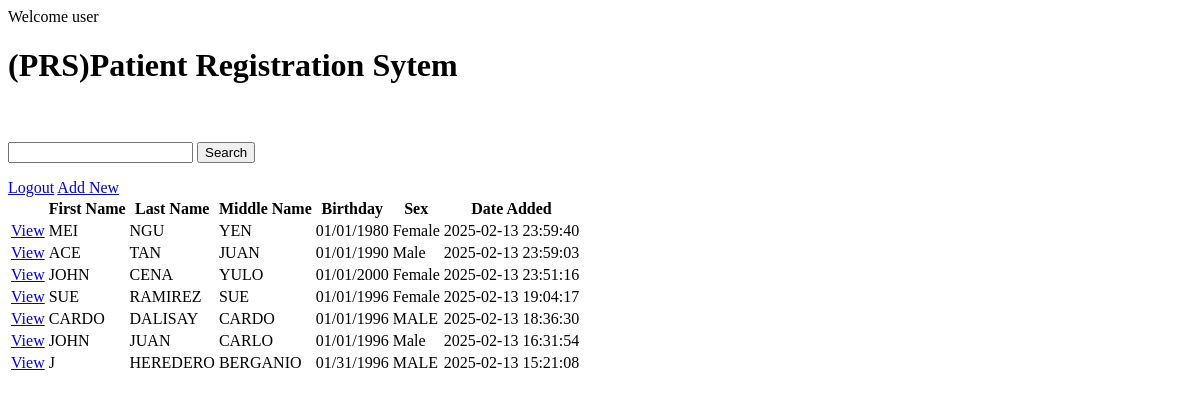
Page /index.php (signed in) on the committed database.
### tables this page shows
CREATE TABLE `patient_list` (
  `id` int(11) NOT NULL,
  `first_name` varchar(50) NOT NULL,
  `last_name` varchar(50) NOT NULL,
  `middle_name` varchar(50) NOT NULL,
  `birthday` varchar(10) NOT NULL,
  `sex` varchar(6) NOT NULL,
  `added_at` datetime NOT NULL DEFAULT current_timestamp()
);

### index.php (the view, shortened to what this page needs)
<?php
if(isset($_SESSION['UserLogin'])){
    echo "Welcome ".$_SESSION['UserLogin'];
} else{
    echo "Welcome Guest";
}
$con = connection();
$sql = "SELECT * FROM patient_list ORDER BY id DESC";
$patientlist = $con->query($sql) or die ($con->error);
$row = $patientlist->fetch_assoc();
?>
<!DOCTYPE html>
<html lang="en">
<head>
    <link rel="stylesheet" href="css/style.css">
</head>
<body>
    <h1>(PRS)Patient Registration Sytem</h1>
    <br/>
    <br/>
    <form action="result.php" method="get">
        <input type="text" name="search" id="search">
        <button type="submit">Search</button>
</form>
    <?php if(isset($_SESSION['UserLogin'])){?>
    <a href ="logout.php">Logout</a>
    <?php } else{ ?>
        <a href ="login.php">Login</a>
    <?php } ?>
    <a href ="add.php">Add New</a>
    <table>
        <thead>
        <tr>
            <th></th>
            <th>First Name</th>
            <th>Last Name</th>
            <th>Middle Name</th>
            <th>Birthday</th>
            <th>Sex</th>
            <th>Date Added</th>
        </tr>
        </thead>
        <tbody>
        <?php do{ ?>
        <tr>
            <td><a href = "details.php?ID=<?php echo $row['id'];?>">View</a></td>
            <td><?php echo $row['first_name']; ?></td>
            <td><?php echo $row['last_name']; ?></td>
            <td><?php echo $row['middle_name']; ?></td>
            <td><?php echo $row['birthday']; ?></td>
            <td><?php echo $row['sex']; ?></td>
            <td><?php echo $row['added_at']; ?></td>
        </tr>
        <?php }while($row = $patientlist->fetch_assoc()) ?>
        </tbody>
    </table>
</body>
</html>

### rows in the picture
patient_list: first_name "MEI", last_name "NGU", middle_name "YEN", birthday "01/01/1980", sex "Female", added_at "2025-02-13 23:59:40"
patient_list: first_name "ACE", last_name "TAN", middle_name "JUAN", birthday "01/01/1990", sex "Male", added_at "2025-02-13 23:59:03"
patient_list: first_name "JOHN", last_name "CENA", middle_name "YULO", birthday "01/01/2000", sex "Female", added_at "2025-02-13 23:51:16"
patient_list: first_name "SUE", last_name "RAMIREZ", middle_name "SUE", birthday "01/01/1996", sex "Female", added_at "2025-02-13 19:04:17"
patient_list: first_name "CARDO", last_name "DALISAY", middle_name "CARDO", birthday "01/01/1996", sex "MALE", added_at "2025-02-13 18:36:30"
patient_list: first_name "JOHN", last_name "JUAN", middle_name "CARLO", birthday "01/01/1996", sex "Male", added_at "2025-02-13 16:31:54"
patient_list: first_name "J", last_name "HEREDERO", middle_name "BERGANIO", birthday "01/31/1996", sex "MALE", added_at "2025-02-13 15:21:08"

### other values in the picture
$_SESSION['UserLogin'] "user"
